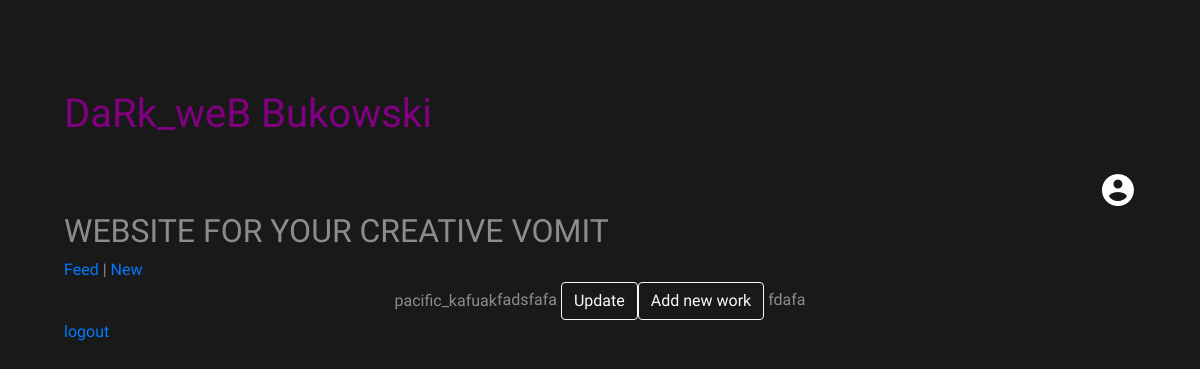
The app's page /profile/ (signed in) with its own data.
### user/models.py (models this page shows)
class ProfileModel(models.Model):
	user = models.OneToOneField(User , on_delete = models.CASCADE , related_name = 'profile')
	bio = models.CharField(max_length = 200 , default  = "write your bio")
	def username(self):
		return(str(self.user.username))

### index/models.py (models this page shows, shortened)
class PostModel(models.Model):
    User = models.ForeignKey(to = User ,on_delete = models.CASCADE , default = 1 , related_name = "PostModel")
    title = models.CharField(max_length = 50 , default = '')
    writeup = models.CharField(max_length = 550)
    date_c = models.DateTimeField(default = timezone.now)

### user/views.py (the view)
# urls.py: path('profile/', views.profile , name = 'profile'),
def profile(request):
	user_profile = request.user.profile
	posts  = PostModel.objects.filter(User = request.user)
	if request.method == 'POST':
		user_profile.bio = request.POST.get('new_bio')
		user_profile.save()
	return render(request , 'user/profile.html' , {'profile' : user_profile , 'posts' : posts})

### user/templates/user/profile.html (shortened to what this page needs)
{% extends 'base.html' %}
{% load static %}
{% block imports %}
<link rel="stylesheet" type="text/css" href="{% static 'user/css/style.css' %}">
{% endblock %}
{% block content %}
<div class = "container">
	<div class = "profile_name">
	{{ profile.username }}
	</div>
	<div id = "bio">
		{{ profile.bio }}
		<button class="btn btn-outline-light" onclick="update()">Update</button>
	</div>
	<div class = "posts">
		<a class="btn btn-outline-light" href ="{% url 'user:new_post' %}">Add new work</a>
		{% for post in posts %}
			{{ post.writeup }}
		{% endfor %}
	</div>
</div>
<a href="{%url 'user:logout' %}"> logout </a>
{% endblock %}

### static/css/style.css (style rules this page uses)
body { color: black ; height: calc(100vh - 8em); padding: 4em; color: rgba(255, 255, 255, .50); font-family: 'Anonymous Pro', monospace; background-color: rgb(25, 25, 25); }

### user/static/user/css/style.css (style rules this page uses)
.container { height: 100%; display: flex; justify-content: center; align-items: center; }

### records on screen
ProfileModel: username "pacific_kafuak", bio "fadsfafa"
PostModel: writeup "fdafa"
